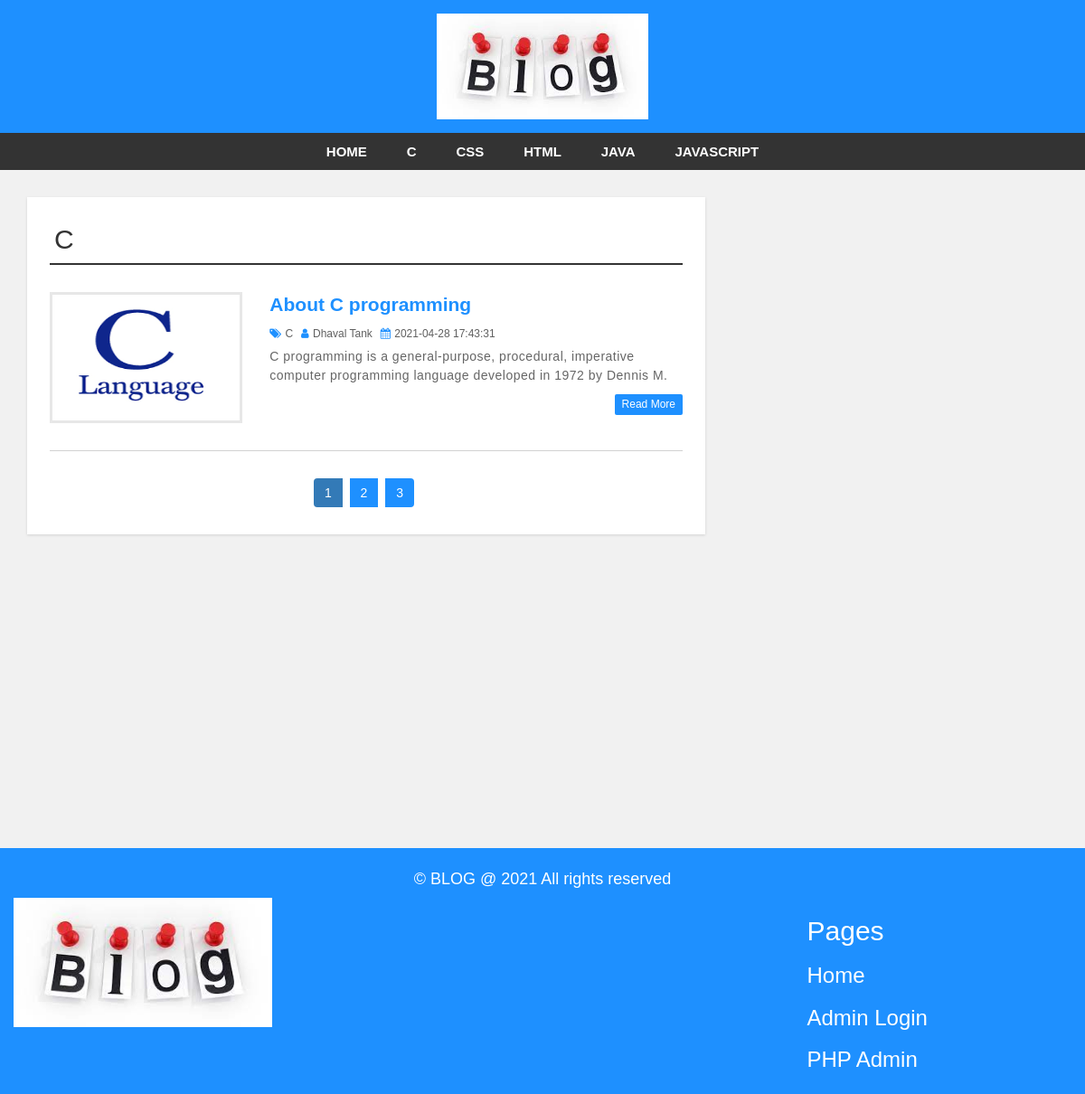
Screenshot of /category.php?id=8 with the database file from the repository.
### tables this page shows
CREATE TABLE `categorytbl` (
  `id` int(6) UNSIGNED NOT NULL,
  `category` varchar(30) NOT NULL
);

CREATE TABLE `post` (
  `id` int(6) UNSIGNED NOT NULL,
  `title` varchar(50) NOT NULL,
  `category` varchar(30) NOT NULL,
  `author` varchar(30) NOT NULL,
  `description` varchar(10000) NOT NULL,
  `date` timestamp NOT NULL DEFAULT current_timestamp() ON UPDATE current_timestamp(),
  `img` blob NOT NULL
);

### category.php (the view, shortened to what this page needs)
<?php include "header.php"; ?>
<?php
include('includes/config.php');
$cid = intval($_GET['id']);
?>
<div id="main-content">
    <div class="container">
        <div class="row">
            <div class="col-md-8">
                <div class="post-container">
                    <?php
                    $query = mysqli_query($con, "select * from categorytbl  where id ='$cid'");
                    while ($row2 = mysqli_fetch_array($query)) {
                        $cname=$row2['category'];
                    ?>
                        <h2 class="page-heading"> <?php echo htmlentities($row2['category']); ?> </h2>
                    <?php } ?>
                    <?php
                    $query = mysqli_query($con, "select * from post  where category ='$cname' ");
                    while ($row = mysqli_fetch_array($query)) {
                    ?>
                        <div class="post-content">
                            <div class="row">
                                <div class="col-md-4">
                                    <a class="post-img" href='single.php?id=<?php echo $row['id'] ?>'><img src="/PHPBLOG/3244BLOG/admin/postimages/<?php echo htmlentities($row['id']); ?>/<?php echo htmlentities($row['img']); ?>" style="width:207px; height:143px;" alt="" /></a>
                                </div>
                                <div class="col-md-8">
                                    <div class="inner-content clearfix">
                                        <h3><a href='single.php?id=<?php echo $row['id'] ?>'><?php echo htmlentities($row['title']); ?></a></h3>
                                        <div class="post-information">
                                            <span>
                                                <i class="fa fa-tags" aria-hidden="true"></i>
                                                <a href=''><?php echo htmlentities($row['category']); ?></a>
                                            </span>
                                            <span>
                                                <i class="fa fa-user" aria-hidden="true"></i>
                                                <a href=''><?php echo htmlentities($row['author']); ?></a>
                                            </span>
                                            <span>
                                                <i class="fa fa-calendar" aria-hidden="true"></i>
                                                <?php echo htmlentities($row['date']); ?>
                                            </span>
                                        </div>
                                        <p class="description" style="height: 3em; line-height: 1.5em;overflow: hidden;">
                                        <?php echo htmlentities($row['description']); ?>
                                        </p>
                                        <a class='read-more pull-right' href='single.php?id=<?php echo $row['id'] ?>'>Read more</a>
                                    </div>
                                </div>
                            </div>
                        </div>
                    <?php } ?>
                    <ul class='pagination'>
                        <li class="active"><a href="">1</a></li>
                        <li><a href="">2</a></li>
                        <li><a href="">3</a></li>
                    </ul>
                </div>
            </div>
        </div>
    </div>
</div>
<?php include 'footer.php'; ?>

### header.php (shortened to what this page needs)
<?php
	include("includes/config.php");
?>
<!DOCTYPE html>
<html lang="en">
<head>
    <link rel="stylesheet" href="css/bootstrap.min.css" />
    <link rel="stylesheet" href="css/font-awesome.css">
    <link rel="stylesheet" href="css/style.css">
    <link rel="stylesheet" href="css/main.css">
</head>
<body>
    <div id="header">
        <div class="container">
            <div class="row">
                <div class=" col-md-offset-4 col-md-4">
                    <a href="index.php" id="logo"><img src="images/logo.jpg"></a>
                </div>
            </div>
        </div>
    </div>
    <div id="menu-bar">
        <div class="container">
            <div class="row">
                <div class="col-md-12">
                    <ul class='menu'>
                        <li><a href='index.php'>Home</a></li>
                        <?php $query = mysqli_query($con, "select * from categorytbl ");
                            while ($row = mysqli_fetch_array($query)) {   ?>
                        <li><a
                                href="category.php?id=<?php echo $row['id'] ?>"><?php echo htmlentities($row['category']); ?></a>
                        </li>
                        <?php } ?>
                    </ul>
                </div>
            </div>
        </div>
    </div>

### css/style.css (style rules this page uses)
body { background: #f1f1f1; font-family: sans-serif,arial,Helvetica; }
a, a:hover, a:focus { text-decoration: none; outline: none; }
ul { margin:0; padding:0; list-style:none; }
h2.page-heading { margin: 5px 0 30px; padding: 0 5px 10px; border-bottom: 2px solid #333; }
#header { background: #1e90ff; text-align: center; padding: 15px; }
#logo { display: inline-block; width: 65%; }
#logo img { width: 100%; }
#menu-bar { background: #333; text-align: center; }
#menu-bar .menu > li { display: inline-block; }
.menu > li > a { padding: 10px 20px; display: block; text-transform: uppercase; color: #fff; font-size: 15px; font-weight:600; transition:all 0.5s ease 0s; }
#main-content { padding: 30px 0; min-height: 750px; }
#main-content .post-container { background-color: #fff; padding: 25px; box-shadow: 0 1px 3px rgba(0, 0, 0, 0.13); }
#main-content .post-content { border-bottom: 1px solid #d1d1d1; padding: 0 0 30px; margin-bottom:30px; }
#main-content .post-content img { width: 100%; }
#main-content .post-content .post-img { border: 3px solid #e7e7e7; display: block; height: 145px; overflow: hidden; transition: border .3s; }
#main-content .post-content h3 { font-size: 21px; line-height: 28px; font-weight: 600; margin: 0 0 7px; }
#main-content .post-content h3 a { color: #1e90ff; transition:all 0.3s; }
#main-content .post-content .post-information span { color: #606060; font-size: 12px; text-transform: capitalize; margin: 0 5px 5px 0; display: inline-block; }
#main-content .post-content .post-information i { color: #1e90ff; margin-right: 1px; }
#main-content .post-content .post-information a { color: #606060; text-decoration: none; }
#main-content .post-content p, #main-content .single-post p { color: #666; font-size: 14px; letter-spacing: 0.5px; margin:0 0 10px; }
#main-content .post-content a.read-more { color: #fff; background-color: #1E90FF; font-size: 12px; text-transform: capitalize; padding: 3px 8px; border-radius: 2px; transition: all 0.3s; }
.pagination { display: block; text-align: center; margin: 0; }
.pagination li { display:inline-block; margin: 0 5px 0 0; }
.pagination li a { border: none; background: #1e90ff; color: #fff; }
i.fa { color:#222; }

### rows the page displays
categorytbl: category "C"
categorytbl: category "CSS"
categorytbl: category "HTML"
categorytbl: category "JAVA"
categorytbl: category "JAVASCRIPT"
post: img (picture), title "About C programming", category "C", author "Dhaval Tank", date "2021-04-28 17:43:31", description "C programming is a general-purpose, procedural, imperative computer programming language developed in 1972 by Dennis M.…"
